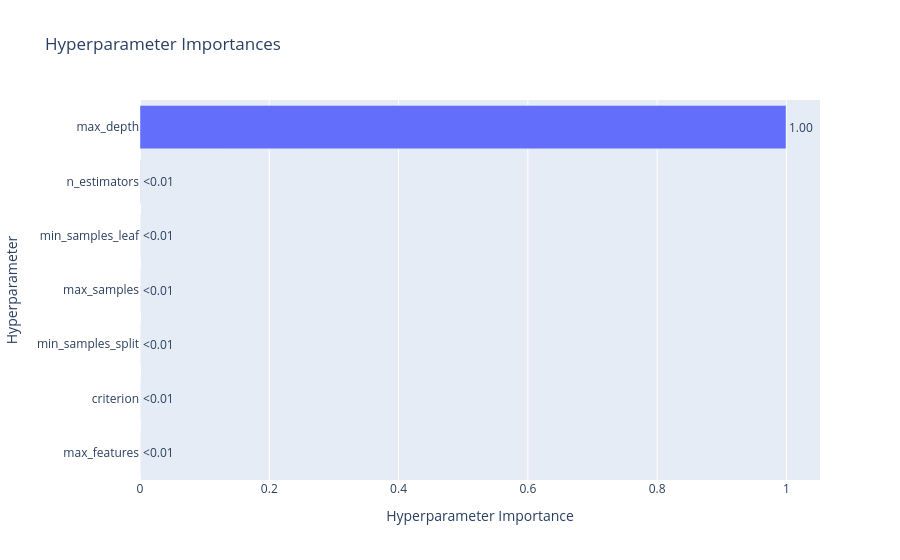

The cell this chart's notebook holds for it:
### Code cell
optuna.visualization.plot_param_importances(study)

### Figure 1 — Plotly figure (JSON) as saved in the notebook; plotly's stock layout.template omitted (floating-point values rounded to 4 significant figures)
{"data": [{"cliponaxis": false, "hovertemplate": ["max_features (CategoricalDistribution): 2.624020704031092e-05<extra></extra>", "criterion (CategoricalDistribution): 4.5972637084632166e-05<extra></extra>", "min_samples_split (IntDistribution): 5.5075451279127806e-05<extra></extra>", "max_samples (FloatDistribution): 6.943786408975941e-05<extra></extra>", "min_samples_leaf (IntDistribution): 8.408212650847909e-05<extra></extra>", "n_estimators (IntDistribution): 0.00032212275766954835<extra></extra>", "max_depth (IntDistribution): 0.9993970689563281<extra></extra>"], "name": "Objective Value", "orientation": "h", "text": ["<0.01", "<0.01", "<0.01", "<0.01", "<0.01", "<0.01", "1.00"], "textposition": "outside", "type": "bar", "x": [2.624e-05, 4.597e-05, 5.508e-05, 6.944e-05, 8.408e-05, 0.0003221, 0.9994], "y": ["max_features", "criterion", "min_samples_split", "max_samples", "min_samples_leaf", "n_estimators", "max_depth"]}], "layout": {"title": {"text": "Hyperparameter Importances"}, "xaxis": {"title": {"text": "Hyperparameter Importance"}}, "yaxis": {"title": {"text": "Hyperparameter"}}}}
